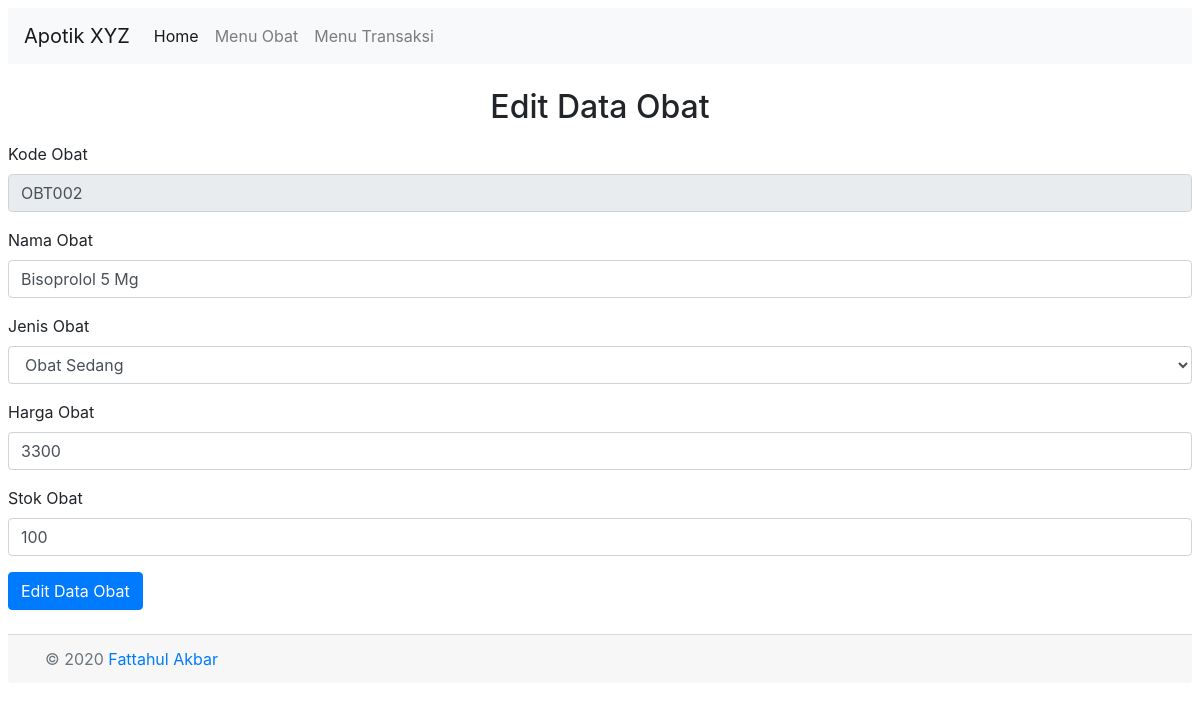
Page /?page=obatupdate&kdobat=OBT002 on the committed database.
### tables this page shows
CREATE TABLE `obat` (
  `kdobat` varchar(50) NOT NULL,
  `nmobat` varchar(50) NOT NULL,
  `jnsobat` varchar(50) NOT NULL,
  `hrgobat` double NOT NULL,
  `stokobat` int(11) NOT NULL
);

### obat/obatupdate.php (the view, shortened to what this page needs)
<?php
$queryGetObat = mysqli_query($connection, "SELECT * FROM obat WHERE kdobat='$_GET[kdobat]'");
$rowGetObat = mysqli_fetch_array($queryGetObat);
?>
    <h2 class="text-center">Edit Data Obat</h2><p></p>
    <form action="" method="post">
        <div class="form-group">
            <label for="kdobat">Kode Obat</label>
            <input type="text" class="form-control" id="kdobat" name="kdobat"
                   value="<?php echo $rowGetObat['kdobat'] ?>" readonly>
        </div>
        <div class="form-group">
            <label for="nmobat">Nama Obat</label>
            <input type="text" class="form-control" id="nmobat" name="nmobat"
                   value="<?php echo $rowGetObat['nmobat'] ?>" required>
        </div>
        <div class="form-group">
            <label for="jnsobat">Jenis Obat</label>
            <select class="form-control" id="jnsobat" name="jnsobat" required>
                <option <?php if ($rowGetObat['jnsobat'] == "Obat Sedang") {
                    echo "selected";
                } ?> value="Obat Sedang">Obat Sedang
                </option>
            </select>
        </div>
        <div class="form-group">
            <label for="hrgobat">Harga Obat</label>
            <input type="text" class="form-control" id="hrgobat" name="hrgobat"
                   value="<?php echo $rowGetObat['hrgobat'] ?>" required>
        </div>
        <div class="form-group">
            <label for="stokobat">Stok Obat</label>
            <input type="number" class="form-control" id="stokobat" name="stokobat"
                   value="<?php echo $rowGetObat['stokobat'] ?>" required>
        </div>
        <input type="submit" class="btn btn-primary" name="simpan" value="Edit Data Obat">
    </form><br>

### rows in the picture
obat: kdobat "OBT002", nmobat "Bisoprolol 5 Mg", jnsobat "Obat Sedang", hrgobat "3300", stokobat "100"
